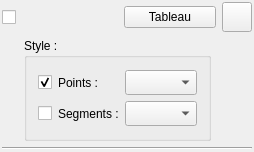
<?xml version="1.0" encoding="UTF-8"?>
<ui version="4.0">
 <class>DataWidget</class>
 <widget class="QWidget" name="DataWidget">
  <property name="geometry">
   <rect>
    <x>0</x>
    <y>0</y>
    <width>254</width>
    <height>152</height>
   </rect>
  </property>
  <property name="windowTitle">
   <string>Form</string>
  </property>
  <layout class="QVBoxLayout" name="verticalLayout_2">
   <property name="margin">
    <number>2</number>
   </property>
   <item>
    <layout class="QHBoxLayout" name="mainLayout">
     <item>
      <widget class="QCheckBox" name="checkBox">
       <property name="maximumSize">
        <size>
         <width>20</width>
         <height>20</height>
        </size>
       </property>
       <property name="text">
        <string/>
       </property>
      </widget>
     </item>
     <item>
      <widget class="QLabel" name="nameLabel">
       <property name="sizePolicy">
        <sizepolicy hsizetype="Preferred" vsizetype="Preferred">
         <horstretch>0</horstretch>
         <verstretch>0</verstretch>
        </sizepolicy>
       </property>
       <property name="maximumSize">
        <size>
         <width>90</width>
         <height>25</height>
        </size>
       </property>
       <property name="text">
        <string/>
       </property>
      </widget>
     </item>
     <item>
      <widget class="QPushButton" name="showDataWindow">
       <property name="text">
        <string>Tableau</string>
       </property>
      </widget>
     </item>
     <item>
      <widget class="QPushButton" name="styleButton">
       <property name="maximumSize">
        <size>
         <width>30</width>
         <height>30</height>
        </size>
       </property>
       <property name="focusPolicy">
        <enum>Qt::NoFocus</enum>
       </property>
       <property name="text">
        <string/>
       </property>
       <property name="icon">
        <iconset resource="ressources.qrc">
         <normaloff>:/icons/chooseStyle.png</normaloff>:/icons/chooseStyle.png</iconset>
       </property>
       <property name="iconSize">
        <size>
         <width>24</width>
         <height>24</height>
        </size>
       </property>
       <property name="checkable">
        <bool>true</bool>
       </property>
      </widget>
     </item>
    </layout>
   </item>
   <item>
    <widget class="QWidget" name="styleWidget" native="true">
     <property name="minimumSize">
      <size>
       <width>250</width>
       <height>100</height>
      </size>
     </property>
     <layout class="QHBoxLayout" name="horizontalLayout">
      <property name="spacing">
       <number>2</number>
      </property>
      <property name="margin">
       <number>0</number>
      </property>
      <item>
       <widget class="QLabel" name="label_4">
        <property name="minimumSize">
         <size>
          <width>20</width>
          <height>20</height>
         </size>
        </property>
        <property name="text">
         <string/>
        </property>
       </widget>
      </item>
      <item>
       <widget class="QGroupBox" name="groupBox">
        <property name="title">
         <string>Style :</string>
        </property>
        <property name="flat">
         <bool>false</bool>
        </property>
        <property name="checkable">
         <bool>false</bool>
        </property>
        <layout class="QVBoxLayout" name="verticalLayout">
         <item>
          <layout class="QGridLayout" name="gridLayout">
           <item row="0" column="2">
            <widget class="QComboBox" name="pointStyleCombo">
             <property name="minimumSize">
              <size>
               <width>0</width>
               <height>25</height>
              </size>
             </property>
             <property name="maximumSize">
              <size>
               <width>16777215</width>
               <height>30</height>
              </size>
             </property>
            </widget>
           </item>
           <item row="0" column="1">
            <widget class="QLabel" name="label_2">
             <property name="text">
              <string>Points :</string>
             </property>
            </widget>
           </item>
           <item row="0" column="0">
            <widget class="QCheckBox" name="checkBox_2">
             <property name="maximumSize">
              <size>
               <width>20</width>
               <height>20</height>
              </size>
             </property>
             <property name="text">
              <string/>
             </property>
             <property name="checkable">
              <bool>true</bool>
             </property>
             <property name="checked">
              <bool>true</bool>
             </property>
            </widget>
           </item>
           <item row="1" column="1">
            <widget class="QLabel" name="label_3">
             <property name="text">
              <string>Segments :</string>
             </property>
            </widget>
           </item>
           <item row="1" column="0">
            <widget class="QCheckBox" name="checkBox_3">
             <property name="maximumSize">
              <size>
               <width>20</width>
               <height>20</height>
              </size>
             </property>
             <property name="text">
              <string/>
             </property>
            </widget>
           </item>
           <item row="1" column="2">
            <widget class="QComboBox" name="linesStyleCombo">
             <property name="minimumSize">
              <size>
               <width>0</width>
               <height>25</height>
              </size>
             </property>
             <property name="maximumSize">
              <size>
               <width>16777215</width>
               <height>30</height>
              </size>
             </property>
            </widget>
           </item>
          </layout>
         </item>
        </layout>
       </widget>
      </item>
      <item>
       <spacer name="horizontalSpacer">
        <property name="orientation">
         <enum>Qt::Horizontal</enum>
        </property>
        <property name="sizeHint" stdset="0">
         <size>
          <width>8</width>
          <height>20</height>
         </size>
        </property>
       </spacer>
      </item>
     </layout>
    </widget>
   </item>
   <item>
    <widget class="Line" name="line">
     <property name="orientation">
      <enum>Qt::Horizontal</enum>
     </property>
    </widget>
   </item>
  </layout>
 </widget>
 <layoutdefault spacing="6" margin="11"/>
 <resources>
  <include location="ressources.qrc"/>
 </resources>
 <connections/>
</ui>
